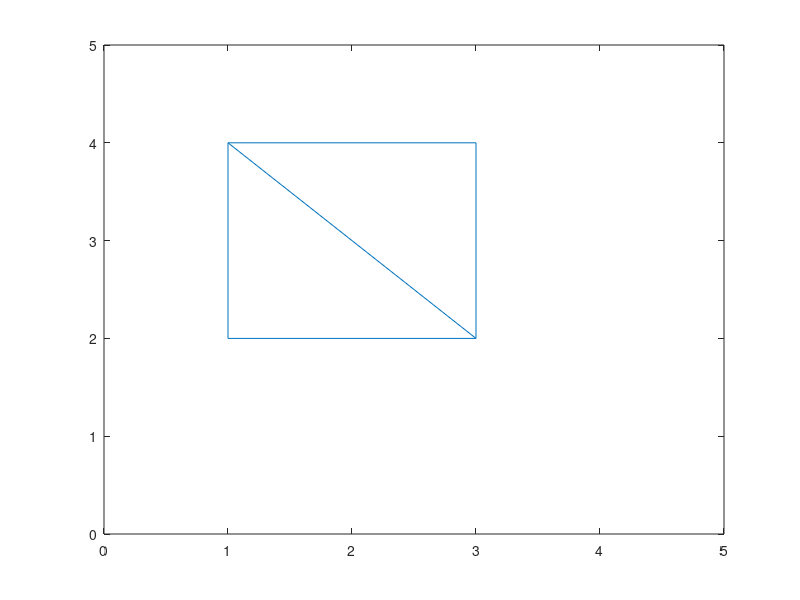

Reproduce this figure in MATLAB.
x = [1 1 3 3 1 1 3];
y = [4 2 2 4 4 4 2];

plot(x,y)


% to set both axis from 0 to 5
xlim([0,5])
ylim([0,5])
% to set the increment in each axis to 1

% or replace these lines:
% x = [1 1 3 3 1 1 3];
% y = [4 2 2 4 4 4 2];
% plot(x,y,'r', 'LineWidth',1)
% by 
% rectangle('Position',[1 2 2 2]);
% for simplicity